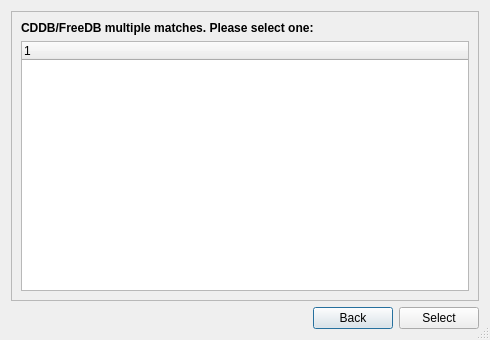
<ui version="4.0" >
 <class>CDDBMatchingDialog</class>
 <widget class="QDialog" name="CDDBMatchingDialog" >
  <property name="geometry" >
   <rect>
    <x>0</x>
    <y>0</y>
    <width>490</width>
    <height>340</height>
   </rect>
  </property>
  <property name="minimumSize" >
   <size>
    <width>490</width>
    <height>340</height>
   </size>
  </property>
  <property name="windowTitle" >
   <string>CDDB/FreeDB Matching</string>
  </property>
  <property name="sizeGripEnabled" >
   <bool>true</bool>
  </property>
  <layout class="QGridLayout" >
   <item row="0" column="0" >
    <widget class="QFrame" name="frame" >
     <property name="frameShape" >
      <enum>QFrame::StyledPanel</enum>
     </property>
     <property name="frameShadow" >
      <enum>QFrame::Raised</enum>
     </property>
     <layout class="QGridLayout" >
      <item row="0" column="0" >
       <widget class="QLabel" name="label" >
        <property name="font" >
         <font>
          <weight>75</weight>
          <bold>true</bold>
         </font>
        </property>
        <property name="text" >
         <string>CDDB/FreeDB multiple matches. Please select one:</string>
        </property>
       </widget>
      </item>
      <item row="1" column="0" >
       <widget class="QTreeWidget" name="treeWidget" >
        <column>
         <property name="text" >
          <string>1</string>
         </property>
        </column>
       </widget>
      </item>
     </layout>
    </widget>
   </item>
   <item row="1" column="0" >
    <layout class="QHBoxLayout" >
     <item>
      <spacer>
       <property name="orientation" >
        <enum>Qt::Horizontal</enum>
       </property>
       <property name="sizeHint" >
        <size>
         <width>40</width>
         <height>20</height>
        </size>
       </property>
      </spacer>
     </item>
     <item>
      <widget class="QPushButton" name="pushButton_2" >
       <property name="text" >
        <string>Back</string>
       </property>
      </widget>
     </item>
     <item>
      <widget class="QPushButton" name="pushButton" >
       <property name="text" >
        <string>Select</string>
       </property>
      </widget>
     </item>
    </layout>
   </item>
  </layout>
 </widget>
 <resources>
  <include location="../audex.qrc" />
 </resources>
 <connections/>
</ui>
